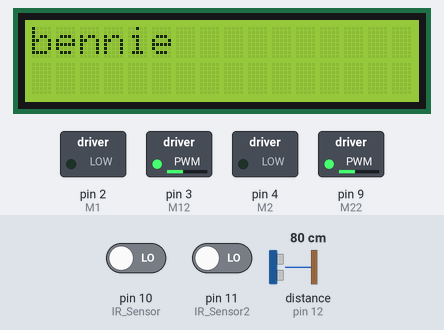
Bench run of a sketch on a simulated Arduino Uno, built with avr-gcc and run on an emulated ATmega328P. Shown: 16×2 character LCD, switched loads named in the sketch (green lamp = pin HIGH). Wiring (inferred from the names in the program): ultrasonic range finder: trigger pin 13; echo pin 12. Dashed ring = blinking. Inputs (shaded band) come from the test bench; at power-on: distance to the obstacle (sensor on pin 12) 80 cm, pin 10 (IR_Sensor) LOW, pin 11 (IR_Sensor2) LOW. The echo pulse lasts 58.3 µs per cm; pins used as bus, display or sensor lines are not drawn.

Above: at 1.2 s.
1.3 s: distance to the obstacle (sensor on pin 12) set to 12 cm
2.8 s: distance to the obstacle (sensor on pin 12) set to 9 cm
At 2.95 s:
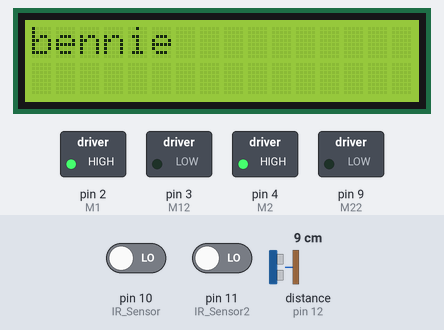
5.1 s: distance to the obstacle (sensor on pin 12) set to 18 cm
At 5.2 s:
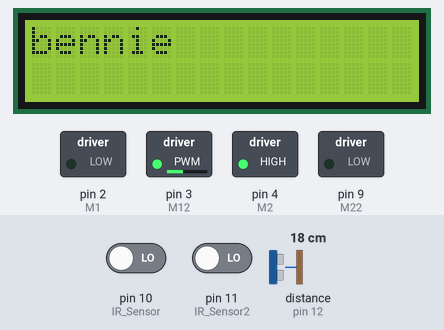
6.8 s: pin 10 (IR_Sensor) driven HIGH
At 7.0 s:
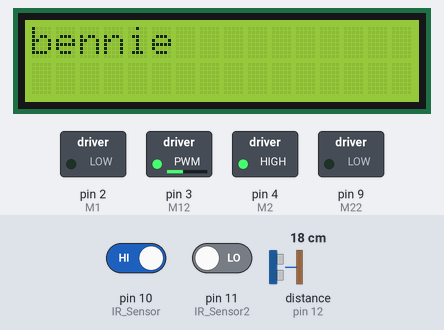
9.0 s: pin 10 (IR_Sensor) driven LOW
At 10.2 s:
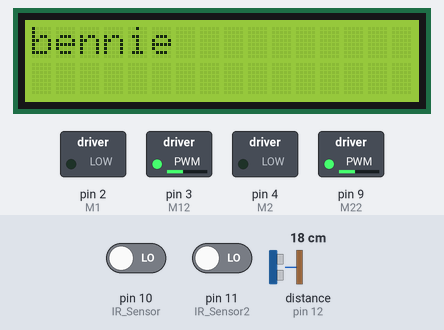
Timing chart, 0 to 11.7 s (numbered marks = the images above; inputs shaded):
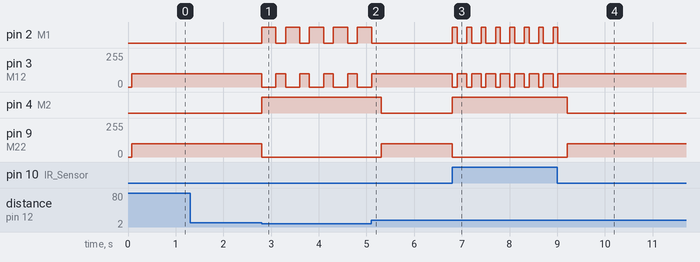

The sketch:

shitcode.ino
```cpp
#include <Wire.h>
#include <LiquidCrystal_I2C.h>

#define M1 2
#define M12 3
#define M2 4
#define M22 9

LiquidCrystal_I2C lcd(0x27, 16, 2);
const int trig_pin=13;
const int echo_pin=12;
const int IR_Sensor=10;
const int IR_Sensor2=11;
long distance,duration;

void setup() {
  // put your setup code here, to run once:
  // Ultra sensor
  pinMode(13,OUTPUT);
  pinMode(12,INPUT);
  // Motors
  pinMode(M1, OUTPUT);
  pinMode(M12, OUTPUT);
  pinMode(M2, OUTPUT);
  pinMode(M22, OUTPUT);
  // IR sensors
  pinMode(IR_Sensor,INPUT);
  pinMode(IR_Sensor2,INPUT);
  // Initialize the LCD
  lcd.begin (16, 2);
  // Turn on the blacklight and print a message.
  lcd.backlight();
  lcd.setCursor(5,0); //set the cursor to column 0 and line 0
  // Put "bennie" on the display
  lcd.clear();
  lcd.print("bennie");
}

void loop() {
  // put your main code here, to run repeatedly:
  digitalWrite(13,HIGH);
  delayMicroseconds(20);
  digitalWrite(13,LOW);
  delayMicroseconds(20);
  duration = pulseIn(echo_pin, HIGH); //To receive the reflected signal.
  distance= duration*0.034/2;

  rightForward();
  leftForward();

  if(digitalRead(IR_Sensor)==1 || digitalRead(IR_Sensor2)==1)
  {
    rightBackward();
    leftBackward();
    delay(100);
    rightBackward();
    leftForward();
    delay(200);
  }
  if(distance < 10)
  {
    rightBackward();
    leftBackward();
    delay(300);
    rightBackward();
    leftForward();
    delay(200);
  }
}

//Functions to use the motors.
void leftBackward()
{
  digitalWrite(M12, LOW);
  analogWrite(M1, 130);
}
void leftForward()
{
  analogWrite(M12, 100);
  digitalWrite(M1, LOW);
}
void rightBackward()
{
  analogWrite(M2, 130);
  digitalWrite(M22, LOW);
}
void rightForward()
{
  digitalWrite(M2, LOW);
  analogWrite(M22, 100);
}
```

Measured:
- the behaviour switches between 11 and 10 cm on distance to the obstacle (sensor on pin 12) (found by bisection; images 0 and 1)
- after the input at 1.3 s, every drawn part: stays the same
- after the input at 2.8 s, pin 2 (M1): alternates HIGH for 0.30 s and LOW for 0.20 s, starting at once; pin 3 (M12): alternates 100/255 for 0.20 s and 0/255 for 0.30 s, starting at once; pin 4 (M2): LOW → HIGH at once; pin 9 (M22): 100/255 → 0/255 at once
- after the input at 5.1 s, pin 2 (M1): goes on until 5.1 s, then stays LOW; pin 3 (M12): goes on until 5.1 s, then stays 100/255; pin 4 (M2): HIGH → LOW after 0.21 s; pin 9 (M22): 0/255 → 100/255 after 0.21 s
- after the input at 6.8 s, pin 2 (M1): alternates HIGH for 0.10 s and LOW for 0.20 s, starting at once; pin 3 (M12): alternates 100/255 for 0.20 s and 0/255 for 0.10 s, starting at once; pin 4 (M2): LOW → HIGH at once; pin 9 (M22): 100/255 → 0/255 at once
- after the input at 9.0 s, pin 2 (M1): goes on until 9.0 s, then stays LOW; pin 3 (M12): goes on until 9.0 s, then stays 100/255; pin 4 (M2): HIGH → LOW after 0.21 s; pin 9 (M22): 0/255 → 100/255 after 0.21 s
